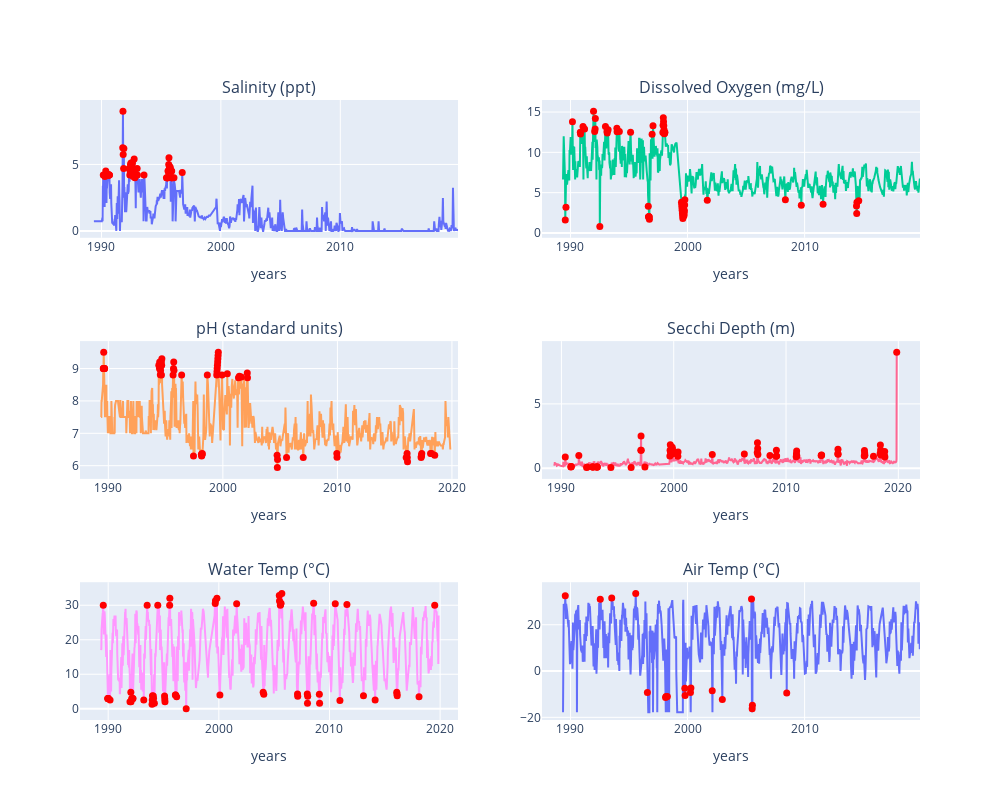

The cell this chart's notebook holds for it:
### Code cell
fig = make_subplots(rows=3, cols=2,     subplot_titles=[
        'Salinity (ppt)', 'Dissolved Oxygen (mg/L)', 
        'pH (standard units)', 'Secchi Depth (m)', 
        'Water Temp (°C)', 'Air Temp (°C)'
    ])
fig.add_trace(go.Scatter(x=select_df.index, y=select_df['Salinity (ppt)'], mode='lines', name='Salinity (ppt)'), row=1, col=1)
fig.add_trace(go.Scatter(x=select_df[select_df['Salinity (ppt)_anomaly']].index, y=select_df[select_df['Salinity (ppt)_anomaly']]['Salinity (ppt)'], mode='markers',
                        marker=dict(color='red', size=7)), row=1, col=1)
fig.update_xaxes(title_text="years")
fig.update_yaxes()

fig.add_trace(go.Scatter(x=select_df.index, y=select_df['Dissolved Oxygen (mg/L)'], mode='lines', name='Dissolved Oxygen (mg/L)'), row=1, col=2)
fig.add_trace(go.Scatter(x=select_df[select_df['Dissolved Oxygen (mg/L)_anomaly']].index, y=select_df[select_df['Dissolved Oxygen (mg/L)_anomaly']]['Dissolved Oxygen (mg/L)'], mode='markers',
                        marker=dict(color='red', size=7)), row=1, col=2)

fig.add_trace(go.Scatter(x=select_df.index, y=select_df['pH (standard units)'], mode='lines', name='pH (standard units)'), row=2, col=1)
fig.add_trace(go.Scatter(x=select_df[select_df['pH (standard units)_anomaly']].index, y=select_df[select_df['pH (standard units)_anomaly']]['pH (standard units)'], mode='markers',
                          marker=dict(color='red', size=7)), row=2, col=1)

fig.add_trace(go.Scatter(x=select_df.index, y=select_df['Secchi Depth (m)'], mode='lines', name='Secchi Depth (m)'), row=2, col=2)
fig.add_trace(go.Scatter(x=select_df[select_df['Secchi Depth (m)_anomaly']].index, y=select_df[select_df['Secchi Depth (m)_anomaly']]['Secchi Depth (m)'], mode='markers',
                        marker=dict(color='red', size=7)), row=2, col=2)

fig.add_trace(go.Scatter(x=select_df.index, y=select_df['Water Temp (?C)'], mode='lines', name='Water Temp (?C)'), row=3, col=1)
fig.add_trace(go.Scatter(x=select_df[select_df['Water Temp (?C)_anomaly']].index, y=select_df[select_df['Water Temp (?C)_anomaly']]['Water Temp (?C)'], mode='markers',
                        marker=dict(color='red', size=7)), row=3, col=1)

fig.add_trace(go.Scatter(x=select_df.index, y=select_df['AirTemp (C)'], mode='lines', name='AirTemp (C)'), row=3, col=2)
fig.add_trace(go.Scatter(x=select_df[select_df['AirTemp (C)_anomaly']].index, y=select_df[select_df['AirTemp (C)_anomaly']]['AirTemp (C)'], mode='markers',
                        marker=dict(color='red', size=7)), row=3, col=2)

fig.update_layout(showlegend=False)

fig.update_layout(height=800, width=1000)
fig.show()

### Figure 1 — Plotly figure (JSON) as saved in the notebook; plotly's stock layout.template omitted (floating-point values rounded to 4 significant figures; data arrays with more than 128 entries replaced by an {"elided": "..."} marker saying what was removed)
{"data": [{"mode": "lines", "name": "Salinity (ppt)", "type": "scatter", "x": {"elided": "1592 str values"}, "xaxis": "x", "y": {"elided": "1592 float values"}, "yaxis": "y"}, {"marker": {"color": "red", "size": 7}, "mode": "markers", "type": "scatter", "x": ["1990-02-25T00:00:00", "1990-04-15T00:00:00", "1990-05-13T00:00:00", "1990-07-15T00:00:00", "1990-07-29T00:00:00", "1990-08-05T00:00:00", "1990-08-12T00:00:00", "1990-08-19T00:00:00", "1990-08-26T00:00:00", "1990-09-02T00:00:00", "1991-10-13T00:00:00", "1991-10-20T00:00:00", "1991-10-27T00:00:00", "1991-11-10T00:00:00", "1991-11-17T00:00:00", "1992-04-26T00:00:00", "1992-05-17T00:00:00", "1992-05-31T00:00:00", "1992-06-07T00:00:00", "1992-06-14T00:00:00", "1992-06-21T00:00:00", "1992-06-28T00:00:00", "1992-07-05T00:00:00", "1992-07-12T00:00:00", "1992-07-19T00:00:00", "1992-07-26T00:00:00", "1992-08-02T00:00:00", "1992-08-09T00:00:00", "1992-08-16T00:00:00", "1992-08-30T00:00:00", "1992-09-06T00:00:00", "1992-09-13T00:00:00", "1992-09-20T00:00:00", "1992-09-27T00:00:00", "1992-10-04T00:00:00", "1992-10-18T00:00:00", "1992-10-25T00:00:00", "1992-11-01T00:00:00", "1992-12-27T00:00:00", "1993-01-03T00:00:00", "1993-07-25T00:00:00", "1995-06-11T00:00:00", "1995-07-02T00:00:00", "1995-07-09T00:00:00", "1995-07-16T00:00:00", "1995-07-23T00:00:00", "1995-07-30T00:00:00", "1995-08-06T00:00:00", "1995-08-13T00:00:00", "1995-08-20T00:00:00", "1995-08-27T00:00:00", "1995-09-03T00:00:00", "1995-09-10T00:00:00", "1995-09-17T00:00:00", "1995-09-24T00:00:00", "1995-10-01T00:00:00", "1995-10-08T00:00:00", "1995-11-05T00:00:00", "1995-11-12T00:00:00", "1995-11-19T00:00:00", "1995-11-26T00:00:00", "1995-12-03T00:00:00", "1996-01-28T00:00:00", "1996-10-06T00:00:00"], "xaxis": "x", "y": [4.2, 4.1, 4.5, 4.2, 4.2, 4.2, 4.2, 4.2, 4.2, 4.2, 6.25, 9, 5.75, 4.7, 6.2, 4.7, 4.2, 4.45, 5, 4.3, 5.1, 4.7, 4.5, 4.3, 5.1, 5.1, 5.1, 4.6, 4.7, 4.1, 4.3, 4.425, 4.55, 5.4, 4.65, 4, 4.1, 4.2, 4.7, 4.2, 4.2, 4, 4, 4, 4, 4, 4.5, 4.5, 4.5, 5, 5.5, 4.5, 4.8, 4.5, 4.65, 4.8, 4.7, 4.5, 4, 4.5, 4, 4, 4, 4.4], "yaxis": "y"}, {"mode": "lines", "name": "Dissolved Oxygen (mg/L)", "type": "scatter", "x": {"elided": "1592 str values"}, "xaxis": "x2", "y": {"elided": "1592 float values"}, "yaxis": "y2"}, {"marker": {"color": "red", "size": 7}, "mode": "markers", "type": "scatter", "x": ["1989-07-23T00:00:00", "1989-08-13T00:00:00", "1990-03-04T00:00:00", "1990-11-04T00:00:00", "1990-11-11T00:00:00", "1991-01-27T00:00:00", "1991-03-17T00:00:00", "1991-12-22T00:00:00", "1992-01-26T00:00:00", "1992-02-09T00:00:00", "1992-02-16T00:00:00", "1992-07-05T00:00:00", "1992-12-27T00:00:00", "1993-02-14T00:00:00", "1993-02-21T00:00:00", "1993-02-28T00:00:00", "1993-03-21T00:00:00", "1993-12-19T00:00:00", "1993-12-26T00:00:00", "1994-03-06T00:00:00", "1995-02-19T00:00:00", "1996-08-25T00:00:00", "1996-09-01T00:00:00", "1996-09-08T00:00:00", "1996-09-15T00:00:00", "1996-09-22T00:00:00", "1996-09-29T00:00:00", "1996-12-22T00:00:00", "1997-01-19T00:00:00", "1997-11-23T00:00:00", "1997-11-30T00:00:00", "1997-12-07T00:00:00", "1997-12-14T00:00:00", "1997-12-21T00:00:00", "1997-12-28T00:00:00", "1998-01-04T00:00:00", "1998-01-11T00:00:00", "1998-01-18T00:00:00", "1998-01-25T00:00:00", "1999-06-27T00:00:00", "1999-07-04T00:00:00", "1999-07-11T00:00:00", "1999-07-18T00:00:00", "1999-07-25T00:00:00", "1999-08-01T00:00:00", "1999-08-08T00:00:00", "1999-08-15T00:00:00", "1999-08-22T00:00:00", "1999-08-29T00:00:00", "1999-09-05T00:00:00", "1999-09-12T00:00:00", "1999-09-19T00:00:00", "1999-09-26T00:00:00", "1999-10-03T00:00:00", "1999-10-10T00:00:00", "2001-09-09T00:00:00", "2008-05-11T00:00:00", "2009-09-20T00:00:00", "2011-07-31T00:00:00", "2014-06-08T00:00:00", "2014-06-15T00:00:00", "2014-06-22T00:00:00", "2014-08-17T00:00:00"], "xaxis": "x2", "y": [1.6, 3.2, 13.8, 12.5, 12.29, 13.2, 12.9, 15.1, 12.6, 12.9, 14.2, 0.8, 13.2, 12.6, 12.4, 12.7, 12.8, 13, 12.55, 12.6, 12.5, 3.325, 2, 2, 2, 2, 1.7, 12.25, 13.3, 12.45, 13.38, 14.3, 13.8, 13.3, 12.8, 12.3, 12.37, 12.43, 12.5, 3.814, 3.479, 3.143, 2.807, 2.471, 2.136, 1.8, 3.42, 2.3, 2.25, 2.2, 2.15, 2.475, 2.8, 3.46, 4.12, 4.059, 4.112, 3.437, 3.562, 3.351, 2.425, 3.818, 3.987], "yaxis": "y2"}, {"mode": "lines", "name": "pH (standard units)", "type": "scatter", "x": {"elided": "1592 str values"}, "xaxis": "x3", "y": {"elided": "1592 float values"}, "yaxis": "y3"}, {"marker": {"color": "red", "size": 7}, "mode": "markers", "type": "scatter", "x": ["1989-07-23T00:00:00", "1989-07-30T00:00:00", "1989-08-06T00:00:00", "1989-08-13T00:00:00", "1989-08-20T00:00:00", "1989-08-27T00:00:00", "1989-09-03T00:00:00", "1994-05-29T00:00:00", "1994-06-19T00:00:00", "1994-06-26T00:00:00", "1994-07-17T00:00:00", "1994-07-24T00:00:00", "1994-07-31T00:00:00", "1994-08-07T00:00:00", "1994-08-14T00:00:00", "1994-08-21T00:00:00", "1994-08-28T00:00:00", "1994-09-04T00:00:00", "1995-08-27T00:00:00", "1995-09-10T00:00:00", "1995-09-17T00:00:00", "1995-09-24T00:00:00", "1996-05-26T00:00:00", "1997-06-08T00:00:00", "1998-02-15T00:00:00", "1998-02-22T00:00:00", "1998-03-01T00:00:00", "1998-03-08T00:00:00", "1998-03-15T00:00:00", "1998-08-23T00:00:00", "1999-06-20T00:00:00", "1999-06-27T00:00:00", "1999-07-04T00:00:00", "1999-07-11T00:00:00", "1999-07-18T00:00:00", "1999-07-25T00:00:00", "1999-08-01T00:00:00", "1999-08-08T00:00:00", "1999-12-05T00:00:00", "2000-05-21T00:00:00", "2001-05-13T00:00:00", "2001-06-10T00:00:00", "2001-08-12T00:00:00", "2002-02-17T00:00:00", "2002-02-24T00:00:00", "2004-09-26T00:00:00", "2004-10-03T00:00:00", "2004-10-10T00:00:00", "2005-07-24T00:00:00", "2007-01-07T00:00:00", "2009-12-13T00:00:00", "2009-12-20T00:00:00", "2016-01-03T00:00:00", "2016-01-31T00:00:00", "2016-02-07T00:00:00", "2016-02-14T00:00:00", "2017-04-23T00:00:00", "2017-04-30T00:00:00", "2017-05-07T00:00:00", "2017-05-14T00:00:00", "2018-02-18T00:00:00", "2018-03-25T00:00:00", "2018-07-01T00:00:00"], "xaxis": "x3", "y": [9, 9, 9.5, 9, 9, 9, 9, 9.1, 9, 9.2, 8.81, 8.94, 9.07, 9.2, 9.2, 8.8, 9.1, 9.3, 8.8, 9, 9.2, 8.95, 8.8, 6.3, 6.35, 6.3, 6.325, 6.35, 6.375, 8.8, 8.8, 8.9, 9, 9.1, 9.2, 9.3, 9.4, 9.5, 8.8, 8.84, 8.72, 8.76, 8.74, 8.86, 8.72, 6.32, 5.94, 6.193, 6.25, 6.25, 6.38, 6.26, 6.25, 6.375, 6.25, 6.125, 6.25, 6.292, 6.333, 6.375, 6.375, 6.375, 6.325], "yaxis": "y3"}, {"mode": "lines", "name": "Secchi Depth (m)", "type": "scatter", "x": {"elided": "1592 str values"}, "xaxis": "x4", "y": {"elided": "1592 float values"}, "yaxis": "y4"}, {"marker": {"color": "red", "size": 7}, "mode": "markers", "type": "scatter", "x": ["1990-05-06T00:00:00", "1990-11-04T00:00:00", "1990-11-11T00:00:00", "1990-11-18T00:00:00", "1991-07-21T00:00:00", "1992-03-29T00:00:00", "1992-04-19T00:00:00", "1992-10-11T00:00:00", "1992-10-18T00:00:00", "1992-10-25T00:00:00", "1993-02-14T00:00:00", "1993-02-28T00:00:00", "1993-03-07T00:00:00", "1993-03-14T00:00:00", "1994-05-29T00:00:00", "1996-03-17T00:00:00", "1997-01-26T00:00:00", "1997-02-02T00:00:00", "1997-02-09T00:00:00", "1997-06-08T00:00:00", "1999-08-29T00:00:00", "1999-09-05T00:00:00", "1999-09-12T00:00:00", "1999-09-19T00:00:00", "1999-11-07T00:00:00", "1999-11-14T00:00:00", "1999-11-21T00:00:00", "1999-11-28T00:00:00", "1999-12-05T00:00:00", "2000-05-14T00:00:00", "2000-05-21T00:00:00", "2003-06-08T00:00:00", "2006-04-16T00:00:00", "2007-06-10T00:00:00", "2007-06-17T00:00:00", "2007-06-24T00:00:00", "2007-07-01T00:00:00", "2008-07-27T00:00:00", "2009-02-15T00:00:00", "2009-02-22T00:00:00", "2009-03-01T00:00:00", "2010-11-28T00:00:00", "2010-12-05T00:00:00", "2010-12-12T00:00:00", "2010-12-19T00:00:00", "2013-02-17T00:00:00", "2013-02-24T00:00:00", "2013-03-03T00:00:00", "2014-08-10T00:00:00", "2014-08-17T00:00:00", "2014-08-24T00:00:00", "2016-12-18T00:00:00", "2016-12-25T00:00:00", "2017-01-01T00:00:00", "2017-01-08T00:00:00", "2017-10-15T00:00:00", "2018-05-20T00:00:00", "2018-05-27T00:00:00", "2018-06-03T00:00:00", "2018-06-10T00:00:00", "2018-10-07T00:00:00", "2018-10-14T00:00:00", "2018-10-21T00:00:00", "2019-11-10T00:00:00"], "xaxis": "x4", "y": [0.88, 0.1, 0.1214, 0.1429, 0.99, 0.05, 0.1, 0.1, 0.1, 0.1, 0.1, 0.1, 0.1, 0.1, 0.05, 0.05, 1.4, 2.5, 1.4, 0.1, 0.9599, 1.395, 1.83, 1.24, 1.101, 1.64, 1.477, 1.313, 1.15, 0.935, 1.26, 1.06, 1.1, 1.225, 1.98, 1.527, 1.073, 1, 0.925, 1.39, 0.96, 0.8867, 1.113, 1.34, 0.955, 1, 1.012, 1.025, 1.133, 1.475, 1.079, 0.95, 1.375, 1.19, 1.005, 0.925, 1.15, 1.8, 1.417, 1.033, 0.975, 1.3, 0.8786, 9], "yaxis": "y4"}, {"mode": "lines", "name": "Water Temp (?C)", "type": "scatter", "x": {"elided": "1592 str values"}, "xaxis": "x5", "y": {"elided": "1592 float values"}, "yaxis": "y5"}, {"marker": {"color": "red", "size": 7}, "mode": "markers", "type": "scatter", "x": ["1989-07-23T00:00:00", "1989-12-17T00:00:00", "1989-12-24T00:00:00", "1989-12-31T00:00:00", "1990-01-07T00:00:00", "1990-03-04T00:00:00", "1991-12-22T00:00:00", "1992-01-19T00:00:00", "1992-01-26T00:00:00", "1992-02-16T00:00:00", "1992-03-22T00:00:00", "1992-03-29T00:00:00", "1993-03-21T00:00:00", "1993-07-11T00:00:00", "1993-12-19T00:00:00", "1993-12-26T00:00:00", "1994-01-02T00:00:00", "1994-01-30T00:00:00", "1994-02-06T00:00:00", "1994-03-06T00:00:00", "1994-06-26T00:00:00", "1995-02-05T00:00:00", "1995-02-12T00:00:00", "1995-02-19T00:00:00", "1995-07-23T00:00:00", "1995-07-30T00:00:00", "1996-01-28T00:00:00", "1996-02-04T00:00:00", "1996-03-10T00:00:00", "1997-01-19T00:00:00", "1999-09-05T00:00:00", "1999-09-12T00:00:00", "1999-10-31T00:00:00", "2000-02-06T00:00:00", "2001-08-12T00:00:00", "2004-01-04T00:00:00", "2004-01-25T00:00:00", "2005-06-19T00:00:00", "2005-06-26T00:00:00", "2005-07-24T00:00:00", "2005-07-31T00:00:00", "2005-08-07T00:00:00", "2005-08-14T00:00:00", "2005-09-11T00:00:00", "2007-02-11T00:00:00", "2007-02-18T00:00:00", "2007-12-30T00:00:00", "2008-01-06T00:00:00", "2008-01-13T00:00:00", "2008-07-27T00:00:00", "2009-02-01T00:00:00", "2009-02-08T00:00:00", "2010-07-11T00:00:00", "2010-12-12T00:00:00", "2011-07-31T00:00:00", "2013-01-27T00:00:00", "2014-02-16T00:00:00", "2016-01-31T00:00:00", "2016-02-07T00:00:00", "2016-02-14T00:00:00", "2018-02-04T00:00:00", "2019-07-07T00:00:00"], "xaxis": "x5", "y": [30, 3, 3, 3, 3, 2.5, 2, 4.75, 2, 3, 3, 3, 2.5, 30, 1.3, 2.55, 3.8, 3.725, 3, 1.6, 30, 3.667, 2.833, 2, 30, 32, 4, 4, 3.5, 0, 30.53, 31.3, 32.02, 4, 30.4, 4.75, 4.2, 32.8, 31.2, 30, 30.2, 30.4, 30.6, 33.41, 4.3, 3.6, 4.3, 1.6, 3.6, 30.6, 4.2, 1.6, 30.4, 2.4, 30.25, 3.75, 2.5, 4.75, 4.25, 3.75, 3.5, 30], "yaxis": "y5"}, {"mode": "lines", "name": "AirTemp (C)", "type": "scatter", "x": {"elided": "1592 str values"}, "xaxis": "x6", "y": {"elided": "1592 float values"}, "yaxis": "y6"}, {"marker": {"color": "red", "size": 7}, "mode": "markers", "type": "scatter", "x": ["1989-07-23T00:00:00", "1992-07-19T00:00:00", "1993-07-11T00:00:00", "1995-07-30T00:00:00", "1996-07-28T00:00:00", "1998-02-15T00:00:00", "1998-03-01T00:00:00", "1998-04-12T00:00:00", "1999-10-10T00:00:00", "1999-10-17T00:00:00", "2000-04-02T00:00:00", "2000-04-16T00:00:00", "2002-02-10T00:00:00", "2002-12-22T00:00:00", "2005-06-19T00:00:00", "2005-07-10T00:00:00", "2005-07-17T00:00:00", "2008-06-22T00:00:00"], "xaxis": "x6", "y": [32.5, 31, 31.5, 33.5, -9.222, -11.41, -11.01, -11.01, -7.407, -10.56, -9.222, -7.361, -8.485, -12.33, 31.16, -16.28, -14.78, -9.444], "yaxis": "y6"}], "layout": {"annotations": [{"font": {"size": 16}, "showarrow": false, "text": "Salinity (ppt)", "x": 0.225, "xanchor": "center", "xref": "paper", "y": 1, "yanchor": "bottom", "yref": "paper"}, {"font": {"size": 16}, "showarrow": false, "text": "Dissolved Oxygen (mg/L)", "x": 0.775, "xanchor": "center", "xref": "paper", "y": 1, "yanchor": "bottom", "yref": "paper"}, {"font": {"size": 16}, "showarrow": false, "text": "pH (standard units)", "x": 0.225, "xanchor": "center", "xref": "paper", "y": 0.6111, "yanchor": "bottom", "yref": "paper"}, {"font": {"size": 16}, "showarrow": false, "text": "Secchi Depth (m)", "x": 0.775, "xanchor": "center", "xref": "paper", "y": 0.6111, "yanchor": "bottom", "yref": "paper"}, {"font": {"size": 16}, "showarrow": false, "text": "Water Temp (°C)", "x": 0.225, "xanchor": "center", "xref": "paper", "y": 0.2222, "yanchor": "bottom", "yref": "paper"}, {"font": {"size": 16}, "showarrow": false, "text": "Air Temp (°C)", "x": 0.775, "xanchor": "center", "xref": "paper", "y": 0.2222, "yanchor": "bottom", "yref": "paper"}], "height": 800, "showlegend": false, "width": 1000, "xaxis": {"anchor": "y", "domain": [0, 0.45], "title": {"text": "years"}}, "xaxis2": {"anchor": "y2", "domain": [0.55, 1], "title": {"text": "years"}}, "xaxis3": {"anchor": "y3", "domain": [0, 0.45], "title": {"text": "years"}}, "xaxis4": {"anchor": "y4", "domain": [0.55, 1], "title": {"text": "years"}}, "xaxis5": {"anchor": "y5", "domain": [0, 0.45], "title": {"text": "years"}}, "xaxis6": {"anchor": "y6", "domain": [0.55, 1], "title": {"text": "years"}}, "yaxis": {"anchor": "x", "domain": [0.7778, 1]}, "yaxis2": {"anchor": "x2", "domain": [0.7778, 1]}, "yaxis3": {"anchor": "x3", "domain": [0.3889, 0.6111]}, "yaxis4": {"anchor": "x4", "domain": [0.3889, 0.6111]}, "yaxis5": {"anchor": "x5", "domain": [0, 0.2222]}, "yaxis6": {"anchor": "x6", "domain": [0, 0.2222]}}}
